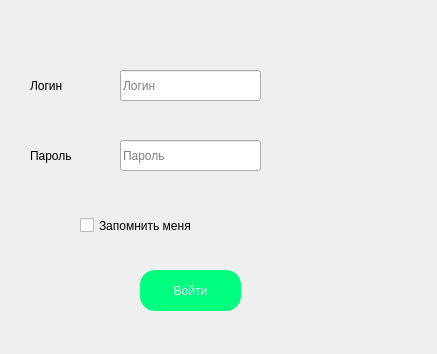
<?xml version="1.0" encoding="UTF-8"?>
<ui version="4.0">
 <class>MainWindow</class>
 <widget class="QMainWindow" name="MainWindow">
  <property name="geometry">
   <rect>
    <x>0</x>
    <y>0</y>
    <width>437</width>
    <height>354</height>
   </rect>
  </property>
  <property name="windowTitle">
   <string>MainWindow</string>
  </property>
  <widget class="QWidget" name="centralwidget">
   <widget class="QLabel" name="label">
    <property name="geometry">
     <rect>
      <x>30</x>
      <y>70</y>
      <width>61</width>
      <height>31</height>
     </rect>
    </property>
    <property name="styleSheet">
     <string notr="true">font: 75 italic 12pt &quot;Amiri&quot;;</string>
    </property>
    <property name="text">
     <string>Логин</string>
    </property>
   </widget>
   <widget class="QLabel" name="label_2">
    <property name="geometry">
     <rect>
      <x>30</x>
      <y>140</y>
      <width>71</width>
      <height>31</height>
     </rect>
    </property>
    <property name="styleSheet">
     <string notr="true">font: 75 italic 12pt &quot;Amiri&quot;;</string>
    </property>
    <property name="text">
     <string>Пароль</string>
    </property>
   </widget>
   <widget class="QLineEdit" name="login">
    <property name="geometry">
     <rect>
      <x>120</x>
      <y>70</y>
      <width>141</width>
      <height>31</height>
     </rect>
    </property>
    <property name="placeholderText">
     <string>Логин</string>
    </property>
   </widget>
   <widget class="QLineEdit" name="password">
    <property name="geometry">
     <rect>
      <x>120</x>
      <y>140</y>
      <width>141</width>
      <height>31</height>
     </rect>
    </property>
    <property name="echoMode">
     <enum>QLineEdit::Password</enum>
    </property>
    <property name="placeholderText">
     <string>Пароль</string>
    </property>
   </widget>
   <widget class="QCheckBox" name="rememberMe">
    <property name="geometry">
     <rect>
      <x>80</x>
      <y>210</y>
      <width>131</width>
      <height>31</height>
     </rect>
    </property>
    <property name="text">
     <string>Запомнить меня</string>
    </property>
   </widget>
   <widget class="QPushButton" name="login_btn">
    <property name="geometry">
     <rect>
      <x>140</x>
      <y>270</y>
      <width>101</width>
      <height>41</height>
     </rect>
    </property>
    <property name="styleSheet">
     <string notr="true">color: rgb(255, 255, 255);
background-color: rgb(0, 255, 127);
border-radius: 15px;
font: 14pt &quot;MS Shell Dlg 2&quot;;</string>
    </property>
    <property name="text">
     <string>Войти</string>
    </property>
   </widget>
  </widget>
 </widget>
 <resources/>
 <connections/>
</ui>
